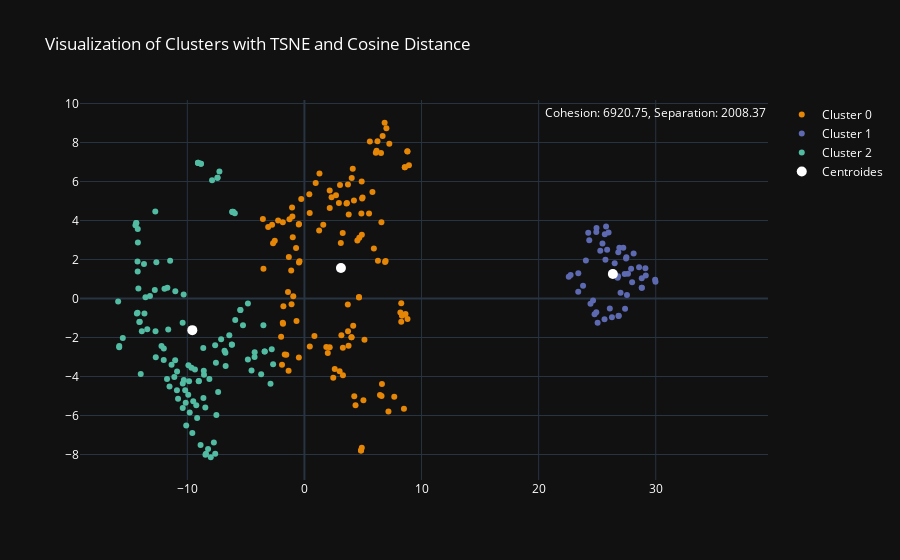

Source (notebook cell):
### Code cell
pca = PCA(n_components)
principal_components = pca.fit_transform(df_fundamentals_final.select_dtypes(include=['int', 'float64', 'number']))

tsne = TSNE(n_components=2, metric='cosine')
tsne_results = tsne.fit_transform(principal_components)

kmeans = KMeans(n_clusters=3, max_iter=10_000, random_state=19051992)
clusters = kmeans.fit_predict(tsne_results)

df_visualization = pd.DataFrame(tsne_results, columns=['TSNE1', 'TSNE2'])
df_visualization['cluster'] = clusters

labels = kmeans.labels_
centroids = kmeans.cluster_centers_

fig = go.Figure()
for i in range(5):
    cluster_points = df_visualization[df_visualization['cluster'] == i]
    fig.add_trace(go.Scatter(x=cluster_points['TSNE1'], y=cluster_points['TSNE2'], mode='markers', name=f'Cluster {i}', marker=dict(color=px.colors.qualitative.Vivid[i])))
fig.add_trace(go.Scatter(x=centroids[:, 0], y=centroids[:, 1], mode='markers', marker=dict(size=10, color='white'), name='Centroides'))
fig.update_layout(title='Visualization of Clusters with TSNE and Cosine Distance', template='plotly_dark', font=dict(color='white'))

cohesion = calcular_coesao(tsne_results, clusters, centroids)
separation = calcular_separacao(centroids)

fig.add_annotation(x=max(tsne_results[:, 0]), y=max(tsne_results[:, 1]), text=f'Cohesion: {cohesion:.2f}, Separation: {separation:.2f}', showarrow=False, yshift=10)
fig.show()
